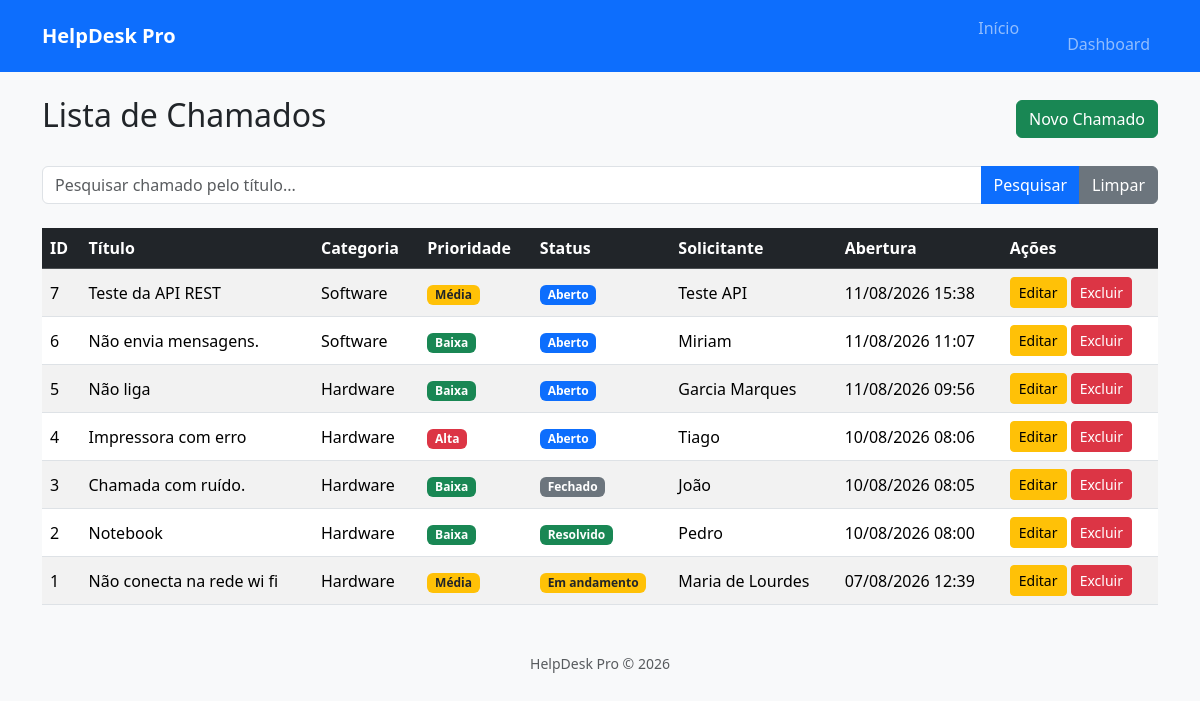
Page /chamados (signed in) on the earlier database version.
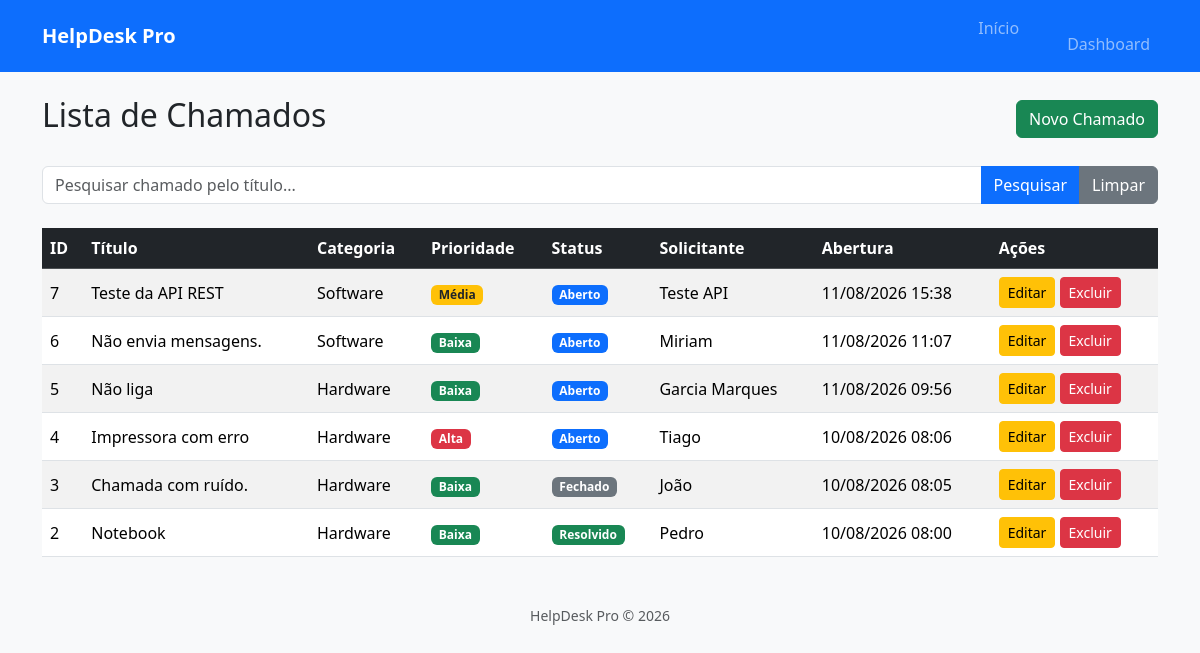
Same page on the later database version.
### models/chamado.py (models this page shows)
class Chamado(db.Model):
    __tablename__ = "chamados"
    id = db.Column(db.Integer, primary_key=True)
    titulo = db.Column(db.String(120), nullable=False)
    descricao = db.Column(db.Text, nullable=False)
    categoria = db.Column(db.String(50), nullable=False)
    prioridade = db.Column(db.String(20), nullable=False)
    status = db.Column(
        db.String(20),
        nullable=False,
        default="Aberto"
    )
    solicitante = db.Column(db.String(100), nullable=False)
    tecnico = db.Column(db.String(100))
    data_abertura = db.Column(
        db.DateTime,
        default=datetime.utcnow
    )
    data_fechamento = db.Column(
        db.DateTime
    )

### routes/chamados.py (the view)
@chamados_bp.route("/chamados")
@login_required
def listar_chamados():
    pesquisa = request.args.get(
        "pesquisa",
        ""
    )
    consulta = Chamado.query
    if pesquisa:
        consulta = consulta.filter(
            Chamado.titulo.ilike(
                f"%{pesquisa}%"
            )
        )
    chamados = consulta.order_by(
        Chamado.data_abertura.desc()
    ).all()
    return render_template(
        "chamados/listar.html",
        chamados=chamados,
        pesquisa=pesquisa
    )

### app.py (called while the page is built)
@login_manager.user_loader
def load_user(user_id):
    return Usuario.query.get(int(user_id))

### templates/chamados/listar.html (shortened to what this page needs)
{% extends "layout/base.html" %}
{% block conteudo %}
<div class="d-flex justify-content-between align-items-center mb-4">
    <h2>Lista de Chamados</h2>
    <a href="{{ url_for('chamados.novo_chamado') }}"
       class="btn btn-success">
        Novo Chamado
    </a>
</div>
<form method="GET" class="mb-4">
    <div class="input-group">
        <input
            type="text"
            name="pesquisa"
            class="form-control"
            placeholder="Pesquisar chamado pelo título..."
            value="{{ pesquisa }}">
        <button
            type="submit"
            class="btn btn-primary">
            Pesquisar
        </button>
        <a
            href="{{ url_for('chamados.listar_chamados') }}"
            class="btn btn-secondary">
            Limpar
        </a>
    </div>
</form>
{% if chamados %}
<table class="table table-striped table-hover align-middle">
    <thead class="table-dark">
        <tr>
            <th>ID</th>
            <th>Título</th>
            <th>Categoria</th>
            <th>Prioridade</th>
            <th>Status</th>
            <th>Solicitante</th>
            <th>Abertura</th>
            <th>Ações</th>
        </tr>
    </thead>
    <tbody>
        {% for chamado in chamados %}
        <tr>
            <td>
                {{ chamado.id }}
            </td>
            <td>
                {{ chamado.titulo }}
            </td>
            <td>
                {{ chamado.categoria }}
            </td>
            <td>
                {% if chamado.prioridade == "Alta" %}
                    <span class="badge bg-danger">
                        {{ chamado.prioridade }}
                    </span>
                {% elif chamado.prioridade == "Média" %}
                    <span class="badge bg-warning text-dark">
                        {{ chamado.prioridade }}
                    </span>
                {% else %}
                    <span class="badge bg-success">
                        {{ chamado.prioridade }}
                    </span>
                {% endif %}
            </td>
            <td>
                {% if chamado.status == "Aberto" %}
                    <span class="badge bg-primary">
                        {{ chamado.status }}
                    </span>
                {% elif chamado.status == "Em andamento" %}
                    <span class="badge bg-warning text-dark">
                        {{ chamado.status }}
                    </span>
                {% elif chamado.status == "Resolvido" %}
                    <span class="badge bg-success">
                        {{ chamado.status }}
                    </span>
                {% else %}
                    <span class="badge bg-secondary">
                        {{ chamado.status }}
                    </span>
                {% endif %}
            </td>
            <td>
                {{ chamado.solicitante }}
            </td>
            <td>
                {{ chamado.data_abertura.strftime("%d/%m/%Y %H:%M") }}
            </td>
            <td>
                <a
                    href="{{ url_for('chamados.editar_chamado', id=chamado.id) }}"
                    class="btn btn-warning btn-sm">
                    Editar
                </a>
                <form
                    action="{{ url_for('chamados.excluir_chamado', id=chamado.id) }}"
                    method="POST"
                    style="display:inline;">
                    <button
                        type="submit"
                        class="btn btn-danger btn-sm"
                        onclick="return confirm('Deseja realmente excluir este chamado?');">
                        Excluir
                    </button>
                </form>
            </td>
        </tr>
        {% endfor %}
    </tbody>
</table>
{% endif %}
{% endblock %}

### templates/layout/base.html (shortened to what this page needs)
<!DOCTYPE html>
<html lang="pt-BR">
<head>
    <link href="https://cdn.jsdelivr.net/npm/bootstrap@5.3.8/dist/css/bootstrap.min.css" rel="stylesheet">
    <link rel="stylesheet"
          href="{{ url_for('static', filename='css/style.css') }}">
</head>
<body class="bg-light">
    <nav class="navbar navbar-expand-lg navbar-dark bg-primary">
        <div class="container">
            <a class="navbar-brand fw-bold"
               href="/">
                HelpDesk Pro
            </a>
            <div
                class="collapse navbar-collapse"
                id="menu">
                <ul class="navbar-nav ms-auto">
                    <li class="nav-item">
                        <a class="nav-link"
                           href="{{ url_for('chamados.home') }}">
                       Início
                       </a>
                    </li>
                    <li class="nav-item">
                        <a class="nav-link"
                           href="{{ url_for('chamados.listar_chamados') }}"
                            Chamados
                        </a>
                    </li>
                    <li class="nav-item">
                        <a class="nav-link"
                           href="/dashboard">
                            Dashboard
                        </a>
                    </li>
                </ul>
            </div>
        </div>
    </nav>
    <div class="container mt-4">
        {% block conteudo %}
        {% endblock %}
    </div>
    <footer class="text-center mt-5 mb-3 text-muted">
        HelpDesk Pro © 2026
    </footer>
</body>
</html>

### static/css/style.css (style rules this page uses)
body { background:#f8f9fa; }
footer { font-size:14px; }

Differences in the rows shown:
removed Chamado: id "1", titulo "Não conecta na rede wi fi", categoria "Hardware", prioridade "Média", status "Em andamento", solicitante "Maria de Lourdes", data_abertura "07/08/2026 12:39"
